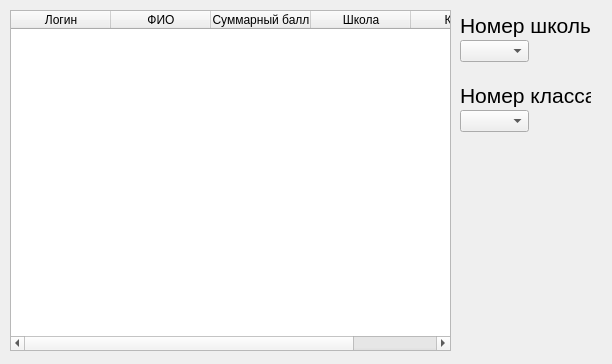
<?xml version="1.0" encoding="UTF-8"?>
<ui version="4.0">
 <class>MainWindow</class>
 <widget class="QMainWindow" name="MainWindow">
  <property name="geometry">
   <rect>
    <x>0</x>
    <y>0</y>
    <width>612</width>
    <height>364</height>
   </rect>
  </property>
  <property name="minimumSize">
   <size>
    <width>612</width>
    <height>364</height>
   </size>
  </property>
  <property name="maximumSize">
   <size>
    <width>612</width>
    <height>364</height>
   </size>
  </property>
  <property name="windowTitle">
   <string>MainWindow</string>
  </property>
  <widget class="QWidget" name="centralwidget">
   <widget class="QTableWidget" name="table">
    <property name="geometry">
     <rect>
      <x>10</x>
      <y>10</y>
      <width>441</width>
      <height>341</height>
     </rect>
    </property>
    <property name="showGrid">
     <bool>true</bool>
    </property>
    <property name="gridStyle">
     <enum>Qt::SolidLine</enum>
    </property>
    <property name="sortingEnabled">
     <bool>false</bool>
    </property>
    <property name="columnCount">
     <number>5</number>
    </property>
    <attribute name="horizontalHeaderVisible">
     <bool>true</bool>
    </attribute>
    <attribute name="horizontalHeaderCascadingSectionResizes">
     <bool>false</bool>
    </attribute>
    <attribute name="verticalHeaderCascadingSectionResizes">
     <bool>false</bool>
    </attribute>
    <column>
     <property name="text">
      <string>Логин</string>
     </property>
    </column>
    <column>
     <property name="text">
      <string>ФИО</string>
     </property>
    </column>
    <column>
     <property name="text">
      <string>Суммарный балл</string>
     </property>
    </column>
    <column>
     <property name="text">
      <string>Школа</string>
     </property>
    </column>
    <column>
     <property name="text">
      <string>Класс</string>
     </property>
    </column>
   </widget>
   <widget class="QComboBox" name="comboSchool">
    <property name="geometry">
     <rect>
      <x>460</x>
      <y>40</y>
      <width>69</width>
      <height>22</height>
     </rect>
    </property>
    <property name="toolTip">
     <string/>
    </property>
   </widget>
   <widget class="QLabel" name="label">
    <property name="geometry">
     <rect>
      <x>460</x>
      <y>10</y>
      <width>131</width>
      <height>31</height>
     </rect>
    </property>
    <property name="font">
     <font>
      <family>Nirmala UI</family>
      <pointsize>16</pointsize>
     </font>
    </property>
    <property name="text">
     <string>Номер школы</string>
    </property>
   </widget>
   <widget class="QLabel" name="label_2">
    <property name="geometry">
     <rect>
      <x>460</x>
      <y>80</y>
      <width>131</width>
      <height>31</height>
     </rect>
    </property>
    <property name="font">
     <font>
      <family>Nirmala UI</family>
      <pointsize>16</pointsize>
     </font>
    </property>
    <property name="text">
     <string>Номер класса</string>
    </property>
   </widget>
   <widget class="QComboBox" name="comboClass">
    <property name="geometry">
     <rect>
      <x>460</x>
      <y>110</y>
      <width>69</width>
      <height>22</height>
     </rect>
    </property>
    <property name="toolTip">
     <string/>
    </property>
   </widget>
  </widget>
 </widget>
 <resources/>
 <connections/>
</ui>
